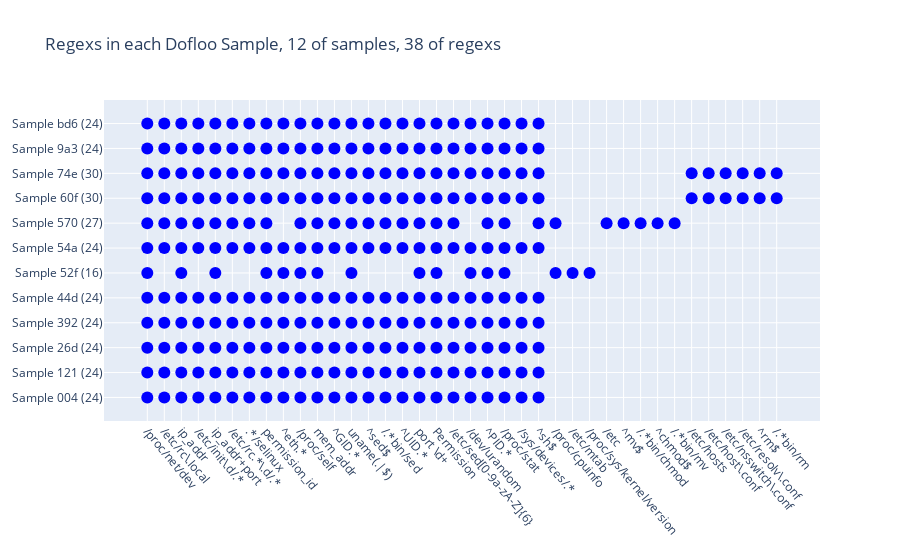

Notebook cell for this chart:
### Markdown cell above
### Run Script: analysis special tokens accross samples

### Code cell
# analysis special tokens accross samples
# todo: by sort entity type then regex string
# todo: a dot color for each entity type
len(total_used_regex)
samples[0].regex_set

def draw_regex():
    x, y = [], []
    lenx = len(total_used_regex)
    regex_ids = {}
    for i,r in enumerate(total_used_regex):
        regex_ids[r] = i

    # record each sample s contains what regex ids
    for s in samples:
        ridList = [regex_ids[r] for r in s.regex_set]
        # x.extend(ridList)
        x.extend([prettifyName(r) for r in s.regex_set])
        y.extend([f"Sample {s.samplename[:3]} ({len(ridList)})"] * len(ridList))

    import plotly.graph_objects as go

    fig = go.Figure()
    fig.add_trace(go.Scatter(
        x=x,
        y=y,
        marker=dict(color="blue", size=12),
        mode="markers",
        # name="Change SR Operation Pair",
    ))

    title = f"Regexs in each {fset.familyname} Sample, {len(samples)} of samples, {lenx} of regexs"
    print(title)
    fig.update_layout(title=title,
                    height=550,
                    # xaxis_title="Regexs",
                    # yaxis_title="Malware Document",
                    )
    fig.update_xaxes(tickangle=50)
    fig.show()
    pass
draw_regex()

### Figure 1 — Plotly figure (JSON) as saved in the notebook; plotly's stock layout.template omitted (floating-point values rounded to 4 significant figures; data arrays with more than 128 entries replaced by an {"elided": "..."} marker saying what was removed)
{"data": [{"marker": {"color": "blue", "size": 12}, "mode": "markers", "type": "scatter", "x": {"elided": "295 str values"}, "y": {"elided": "295 str values"}}], "layout": {"height": 550, "title": {"text": "Regexs in each Dofloo Sample, 12 of samples, 38 of regexs"}, "xaxis": {"tickangle": 50}}}
